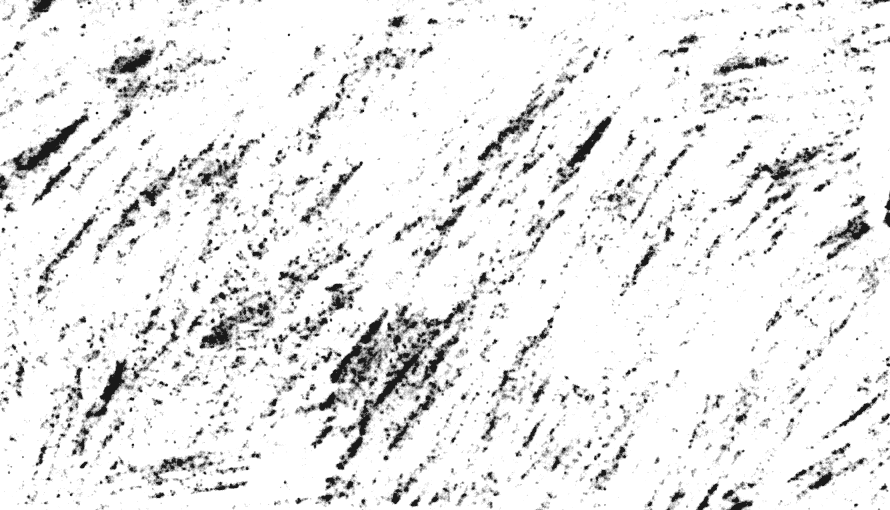
#> input picture verktyg/kritsvep-korn.png, 890 x 510 px; its folder holds only this picture in this run
$ python egen_kant.py kritsvep-korn.png miniatyr-textur.png
#> lines starting #> are read from the running program, lines starting #| are printed output that depends on the picture; after the words box and inside, x2 and y2 are one past the last pixel; in counts of white or black regions, pixels touching at a corner belong together
#!/usr/bin/env python3
"""Klipper ut konst som redan har en egen vit klistermärkeskant (premiumstilen).

Kanten behålls precis som den är ritad, ingen ny läggs till. Bara den mjuka grå
klipplinjen runt kanten tas bort, så att ingen skarv syns mot bakgrunden.
Flera saker på samma ark blir egna filer med --ark (ut = mapp, namn i läsordning).

  python3 verktyg/egen_kant.py in.png ut.png
  python3 verktyg/egen_kant.py ark.png utmapp --ark gras buske blommor-vita blommor-rosa
"""
import os, sys
from pathlib import Path
import numpy as np
from PIL import Image, ImageFilter
from scipy import ndimage


# Gränsen för "inte bakgrund". Är klipplinjen blek (zebran) räcker inte 246: KANT_GRANS=250 python3 verktyg/delar.py …
GRANS = int(os.environ.get("KANT_GRANS", 246))


def kant_mask(a, linje=12):
    """Allt innanför den ritade klipplinjen, minus den grå linjen själv."""
#> called with linje = 10
    mn, gra = a.min(2), (a.max(2) - a.min(2)) < 14
#> gra: shape (510, 890) bool; every value is 1
    m = ndimage.binary_fill_holes(ndimage.binary_closing(mn < GRANS, iterations=3))
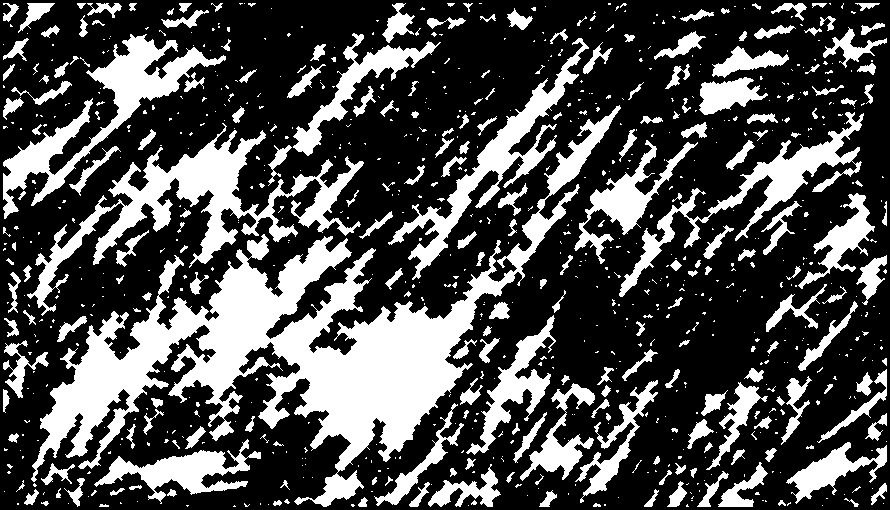
#> m: shape (510, 890) bool; 30.4% white; 849 white regions (616 under 20 px), largest, box (x1, y1, x2, y2) and area: (31, 105, 621, 507) 47546, (27, 123, 364, 316) 12448, (3, 34, 226, 219) 7946
    # den grå linjen: omättade, lite mörkare pixlar längst ut i kanten
    yttre = m & ~ndimage.binary_erosion(m, iterations=linje)
#> yttre: shape (510, 890) bool; 25.2% white; 849 white regions (616 under 20 px), largest, box (x1, y1, x2, y2) and area: (31, 105, 621, 507) 29616, (27, 123, 364, 316) 11049, (3, 34, 226, 219) 6620
    m &= ~(yttre & gra & (mn < 252))
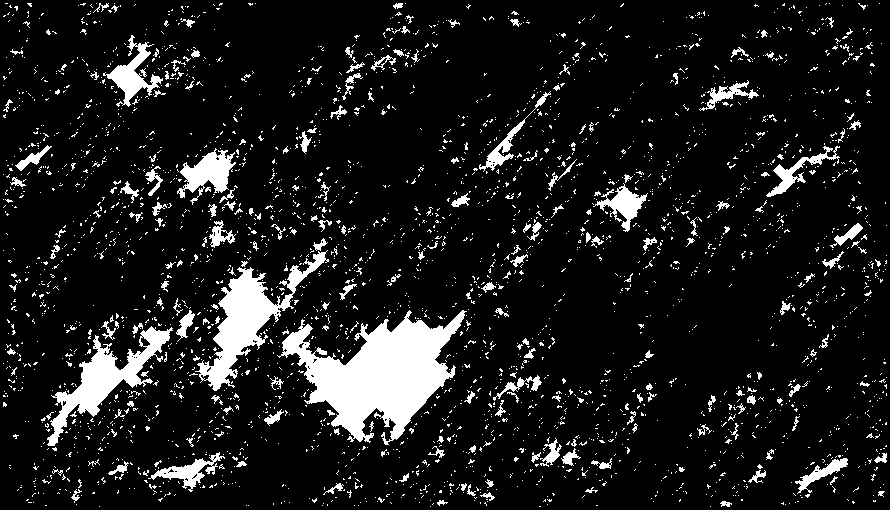
#> m: shape (510, 890) bool; 10.5% white; 3022 white regions (2804 under 20 px), largest, box (x1, y1, x2, y2) and area: (277, 310, 467, 445) 11712, (195, 250, 329, 391) 4919, (47, 326, 173, 446) 3875
    m = ndimage.binary_opening(m, iterations=2)
#> m: shape (510, 890) bool; 6.3% white; 121 white regions (52 under 20 px), largest, box (x1, y1, x2, y2) and area: (282, 310, 465, 442) 11244, (199, 268, 279, 391) 3862, (48, 326, 170, 446) 3572
    lab, n = ndimage.label(m)
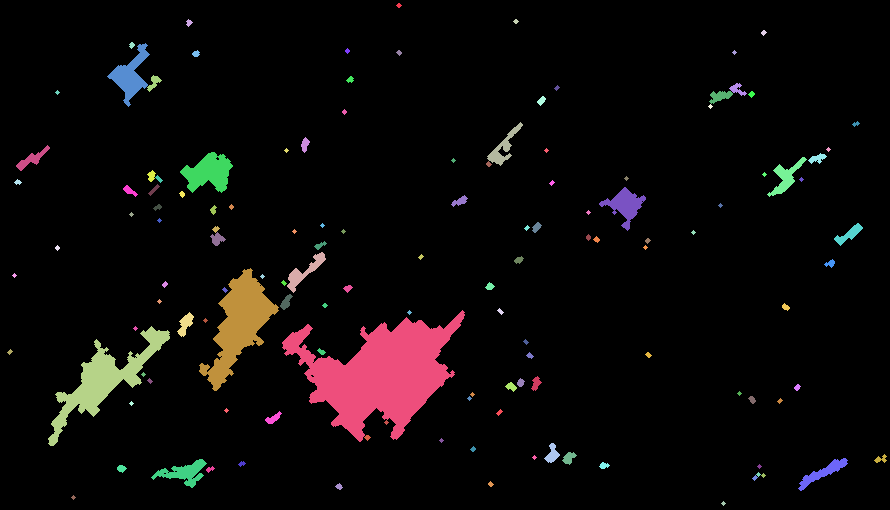
#> lab: shape (510, 890) int32; 132 distinct labels, from 0 to 131; one colour per label, 0 black
#> n = 131
    if n:
        s = ndimage.sum(m, lab, range(1, n + 1))
#> s = 131 values, max 11207 at index 84, min 13 at index 9, mean 219.9
        m = np.isin(lab, 1 + np.nonzero(s > 0.02 * s.max())[0])
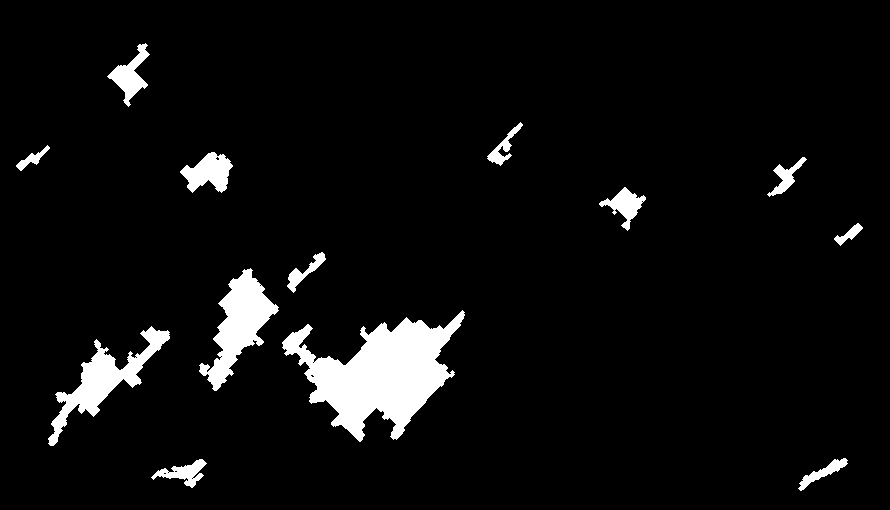
#> m: shape (510, 890) bool; 5.4% white; 13 white regions, largest, box (x1, y1, x2, y2) and area: (282, 310, 465, 442) 11207, (199, 268, 279, 391) 3862, (48, 326, 170, 446) 3572
    return ndimage.binary_fill_holes(m)
#> returned value: shape (510, 890) bool; 5.4% white; 13 white regions, largest, box (x1, y1, x2, y2) and area: (282, 310, 465, 442) 11212, (199, 268, 279, 391) 3864, (48, 326, 170, 446) 3573


def spara(im, m, ut, beskar=False):
#> called with ut = 'miniatyr-textur.png', beskar = True
    rgba = np.asarray(im.convert("RGBA")).copy()
    rgba[m & ((rgba[..., :3].min(2) > 200) & ((rgba[..., :3].max(2) - rgba[..., :3].min(2)) < 14)), :3] = 255
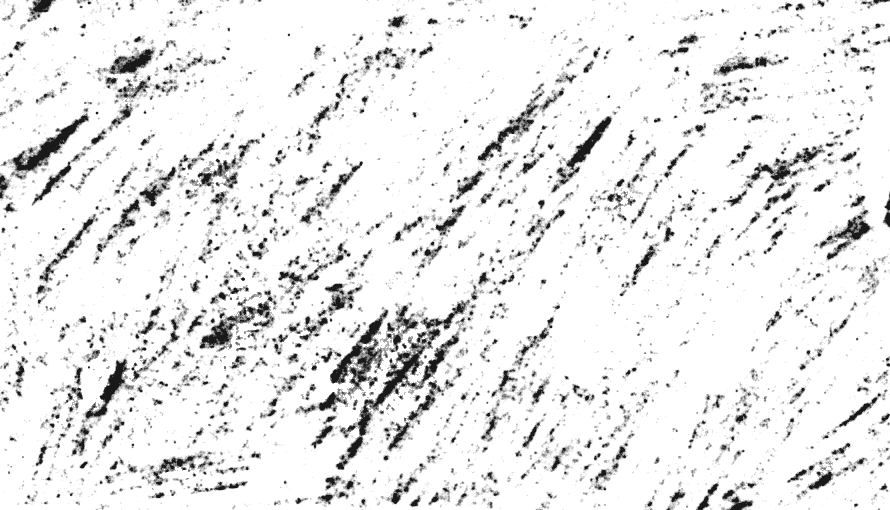
#> rgba: shape (510, 890, 4); mean R, G, B, A 233.8, 233.8, 233.8, 255
    bild = Image.fromarray(rgba)
    bild.putalpha(Image.fromarray((m * 255).astype("uint8")).filter(ImageFilter.GaussianBlur(0.7)))
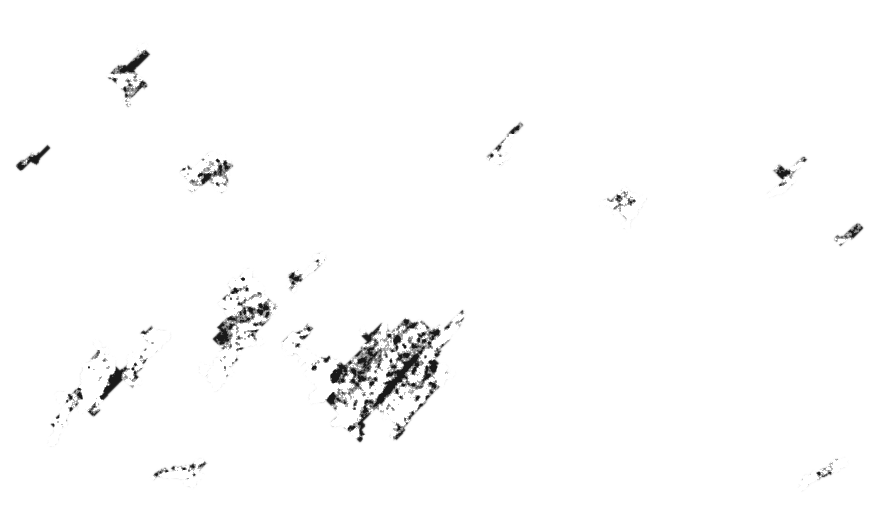
#> bild: PIL image 890x510 RGBA; mean R, G, B, A 233.8, 233.8, 233.8, 13.9; transparent parts drawn white
    (bild.crop(bild.getbbox()) if beskar else bild).save(ut)
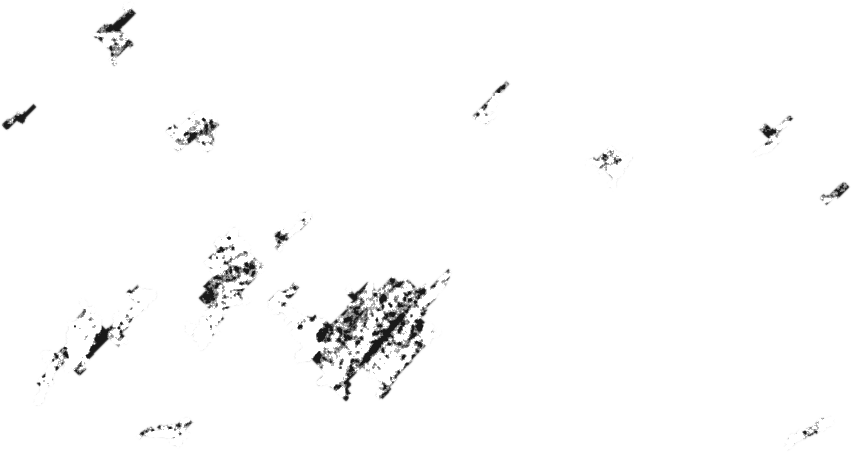
#> saved as miniatyr-textur.png: PIL image 851x452 RGBA; mean R, G, B, A 232.2, 232.2, 232.2, 16.4; transparent parts drawn white


def klipp(src, dst, beskar=False):
    im = Image.open(src).convert("RGB")
    a = np.asarray(im).astype(int)
    spara(im, kant_mask(a, max(6, round(im.width / 85))), dst, beskar)


if __name__ == "__main__":
    src, dst = sys.argv[1], sys.argv[2]
    if "--ark" not in sys.argv:
        klipp(src, dst, beskar=True)
        sys.exit()
#> (the program exits here)
